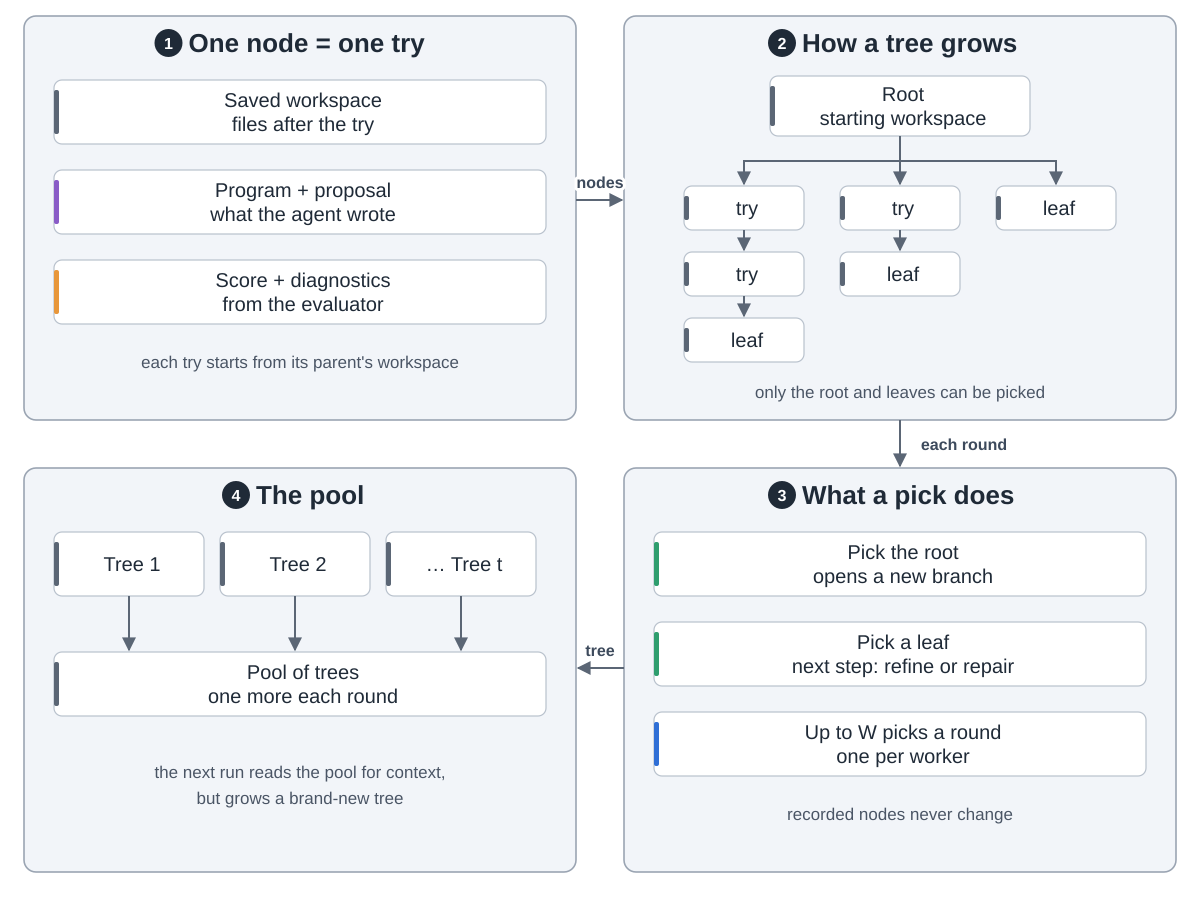

Here is the Python script that generated this plot:
"""Dream-RSI discovery tree: what one node holds and how a tree grows.  Drawn from the paper,
section 3 "Discovery trees and the shared decision interface" and "Online rollout", in
github.com/zhengkid/Dream-RSI papers/Dream-RSI.pdf (commit 4149ea9).  Run: python3 tree.py

Snake order: 1 one node = one try (top left) -> 2 how a tree grows (top right) ->
3 what a pick does (bottom right) -> 4 the pool (bottom left)."""
import sys
from pathlib import Path

sys.path.insert(0, str(Path(__file__).resolve().parents[2] / "tools"))
from archdiagram import Diagram  # noqa: E402

d = Diagram("Dream-RSI discovery tree",
            "1 One node is one try: the saved workspace after the try, the program and proposal the agent "
            "wrote, and the evaluator's score and diagnostics; each try starts from its parent's workspace. "
            "2 How a tree grows: the root is the starting workspace; branches hang off the root, and each "
            "branch is a chain of tries. Only the root and the leaves can be picked. "
            "3 What a pick does: picking the root opens a new branch, picking a leaf adds the next step on "
            "that branch, a refine or a repair; up to W picks run per round, one per worker; recorded nodes "
            "never change. 4 The pool: every finished tree joins the pool, one per round; the next run reads "
            "it as context but grows a new tree.")

L, R, W = 24, 624, 552
T1, H1 = 16, 404
T2, H2 = 468, 404
CW, CH, GAP = 492, 64, 26


def column(x, top, cards, arrows=True):
    for i, (lbl, kind) in enumerate(cards):
        y = top + 64 + i * (CH + GAP)
        d.card(x + 30, y, lbl, kind, w=CW, h=CH)
        if arrows and i:
            d.arrow(f"M{x + W / 2} {y - GAP}V{y - 2}")


d.group(L, T1, W, H1, "One node = one try", 1)
column(L, T1, [("Saved workspace|files after the try", "data"),
               ("Program + proposal|what the agent wrote", "write"),
               ("Score + diagnostics|from the evaluator", "critic")], arrows=False)
d.note(L + W / 2, T1 + 352, "each try starts from its parent's workspace")

d.group(R, T1, W, H1, "How a tree grows", 2)
cx = R + W / 2
d.card(cx - 130, T1 + 60, "Root|starting workspace", "data", w=260, h=60)
NW, NH = 120, 44
cols = [R + 60, R + 216, R + 372]      # left x of each branch's nodes
rows = [T1 + 170, T1 + 236, T1 + 302]
depth = [3, 2, 1]
for b, x in enumerate(cols):
    d.raw(f'<path d="M{cx} {T1 + 120}V{T1 + 145}H{x + NW / 2}V{rows[0] - 2}" class="flow"/>')
    for k in range(depth[b]):
        d.card(x, rows[k], "leaf" if k == depth[b] - 1 else "try", "data", w=NW, h=NH)
        if k:
            d.arrow(f"M{x + NW / 2} {rows[k] - 22}V{rows[k] - 2}")
d.note(cx, T1 + 382, "only the root and leaves can be picked")

d.group(R, T2, W, H2, "What a pick does", 3)
column(R, T2, [("Pick the root|opens a new branch", "plan"),
               ("Pick a leaf|next step: refine or repair", "plan"),
               ("Up to W picks a round|one per worker", "coding")], arrows=False)
d.note(R + W / 2, T2 + 352, "recorded nodes never change")

d.group(L, T2, W, H2, "The pool", 4)
for i, t in enumerate(["Tree 1", "Tree 2", "… Tree t"]):
    d.card(L + 30 + i * 166, T2 + 64, t, "data", w=150, h=64)
d.card(L + 30, T2 + 184, "Pool of trees|one more each round", "data", w=CW, h=CH)
for i in range(3):
    d.arrow(f"M{L + 105 + i * 166} {T2 + 128}V{T2 + 182}")
d.note(L + W / 2, T2 + 310, "the next run reads the pool for context,")
d.note(L + W / 2, T2 + 336, "but grows a brand-new tree")

d.arrow(f"M{L + W} 200H{R - 2}", label="nodes", at=(600, 188))
d.arrow(f"M{R + W / 2} {T1 + H1}V{T2 - 2}", label="each round", at=(R + W / 2 + 64, T1 + H1 + 30))
d.arrow(f"M{R} {T2 + 200}H{L + W + 2}", label="tree", at=(600, T2 + 188))

d.save(Path(__file__).with_name("tree.svg"))
